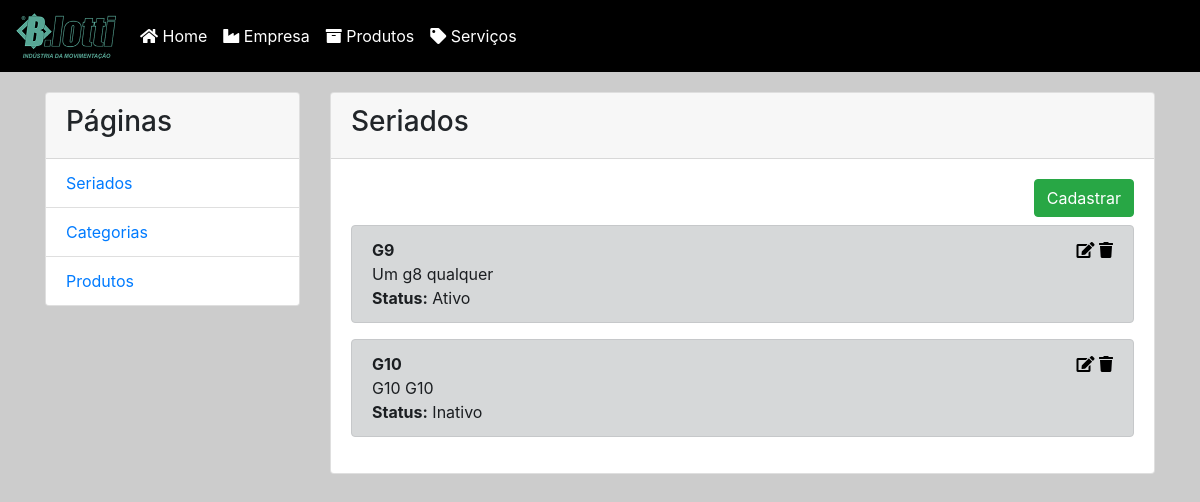
The app's page /admin/produtos.php?page=Seriados (signed in), older data.
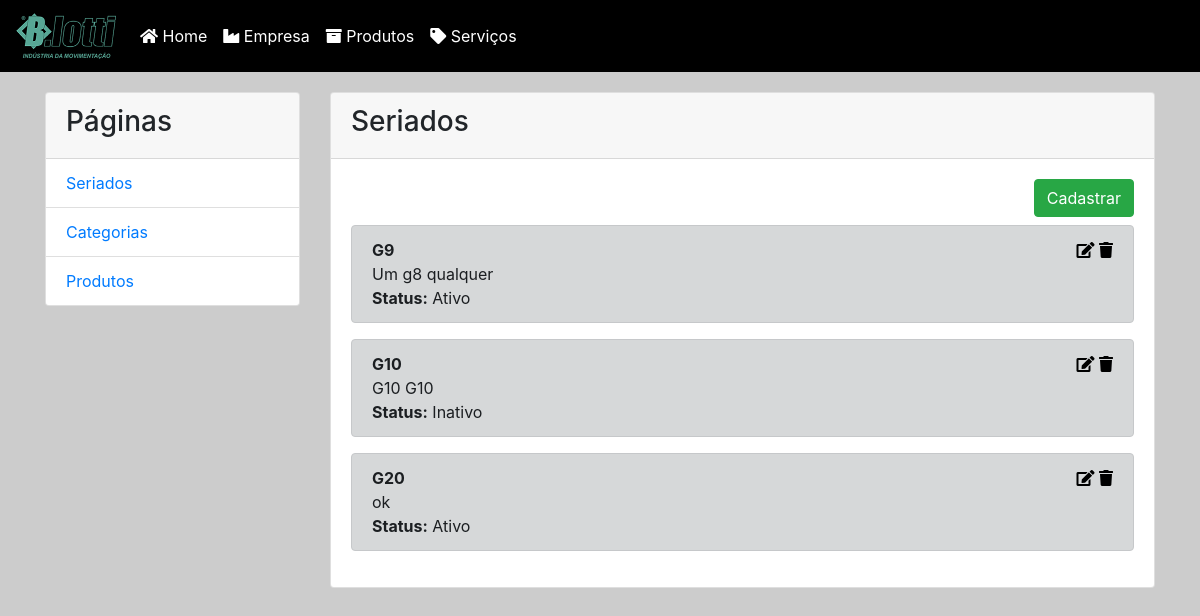
The same page, newer data.
### tables this page shows
CREATE TABLE `seriados` (
  `cod` int(11) NOT NULL,
  `nome` varchar(45) DEFAULT NULL,
  `descricao` text DEFAULT NULL,
  `foto` text DEFAULT NULL,
  `status` int(11) NOT NULL DEFAULT 1
);

### admin/produtos.php (the view, shortened to what this page needs)
<?php
 include ('conecta.php');
 ?>
    <!DOCTYPE html>
    <html lang="pt-br">
    <head>
    <link rel="stylesheet" href="https://maxcdn.bootstrapcdn.com/bootstrap/4.3.1/css/bootstrap.min.css">
    <link rel="stylesheet" href="https://use.fontawesome.com/releases/v5.0.13/css/all.css">
    <link rel="stylesheet" href="styles.css">
  </head>
    <body>
    <header>
<nav class="navbar navbar-expand-md navbar-dark bg-dark">
            <a class="navbar-brand" href="#"><img src="../img/blotti_movimentacao_de_cargas_acessorios.png" width="100px"></a>
       <div class="collapse navbar-collapse" id="collapsibleNavbar">
       <ul class="navbar-nav">
          <li class="nav-item">
              <a class="nav-link anima" href="home.php"><i class="fas fa-home"></i> Home</a>
            </li>
            <li class="nav-item">
              <a class="nav-link anima" href="empresa.php"><i class="fas fa-industry"></i> Empresa </a>
            </li>
            <li class="nav-item">
              <a class="nav-link anima" href="produtos.php"><i class="fas fa-archive"></i> Produtos</a>
            </li>
           <li class="nav-item">
                <a class="nav-link anima" href="servicos.php"><i class="fas fa-tag"></i> Serviços</a>
              </li>
          </ul>
        </div>
      </nav>
    </header>
    <section class="content">
<div class="container">
    <div class="row">
        <div class="col-md-3">
        <div class="card">
  <div class="card-header">
    <h3>Páginas</h3>
  </div>
  <ul class="list-group list-group-flush">
    <li class="list-group-item"><a href="?page=Seriados">Seriados</a></li>
    <li class="list-group-item"><a href="?page=Categorias">Categorias</a></li>
    <li class="list-group-item"><a href="?page=Produtos">Produtos</a></li>
  </ul>
</div>
 </div>
<div class="col-md-9">
<div class="card">
 <?php
if (isset($_GET['page'])){
  $page = $_GET['page'];
  ?>
    <div class='card-header'> <h3>   <?php echo $page ?></h3>   </div>
      <div class='card-body'>
      <div class="direita">
    <a href="#" data-toggle="modal" data-target="#modalCadastra<?php echo $page ?>" class="btn btn-success btn-blotti"> Cadastrar</a>
</div>
    <?php
    if ($page == "Categorias") {
    $sqlv = mysqli_query($link,"SELECT c.*, s.nome as nomeSer FROM catProdutos as c, seriados as s where c.seriados=s.cod  ORDER BY c.cod DESC") or die("ERRO NO SQL". mysqli_error());
    $rowv = mysqli_num_rows($sqlv);
  if ($rowv <= 0) { echo "<br>Sem itens cadastrados";}
while($rowv = mysqli_fetch_assoc($sqlv)){
$cod = $rowv['cod'];
$seriados = $rowv['nomeSer'];
 $nome = $rowv['nome'];
 $status = $rowv['status'];
$descricao = $rowv['descricao'];
$status == 1 ? $status = "Ativo" : $status = "Inativo";
echo "<div class='alert alert-dark item' role='alert'>
<div>  <b>$nome</b> <br> $descricao <br>";
echo "<b>Seriado:</b> ".$seriados." - <b>Status:</b> ".$status;
echo "</div><div>";
echo "<a href='' data-toggle='modal' data-target='#modalEdita$page' data-doc='$cod'><i class='fas fa-edit'></i></a>
<a href='categoriaBd.php?excluir&cod=$cod'><i class='fas fa-trash'></i></a>
</div></div>";
}
  echo "</div>";
} else if  ($page == "Seriados") {
  $sqlv = mysqli_query($link,"SELECT * FROM seriados ") or die("ERRO NO SQL". mysqli_error());
while($rowv = mysqli_fetch_assoc($sqlv)){
$cod = $rowv['cod'];
$nome = $rowv['nome'];
$status = $rowv['status'];
$descricao = $rowv['descricao'];
$status == 1 ? $status = "Ativo" : $status = "Inativo";
echo "<div class='alert alert-dark item' role='alert'>
<div>  <b>$nome</b> <br> $descricao <br>";
echo "<b>Status:</b> ".$status;
echo "</div><div>";
echo "<a href='' data-toggle='modal' data-target='#modalEdita$page' data-doc='$cod'><i class='fas fa-edit'></i></a>
<a href='seriadoBd.php?excluir&cod=$cod'><i class='fas fa-trash'></i></a>
</div></div>";
}
}
} else {
  header ("Location: produtos.php?page=Produtos");
}
 ?>
 </div>
    </div>
    </div>
</div>
</section>
    </body>
    </html>

Row changes from the older to the newer data that the page shows:
added seriados: nome "G20", descricao "ok", status "Ativo"
